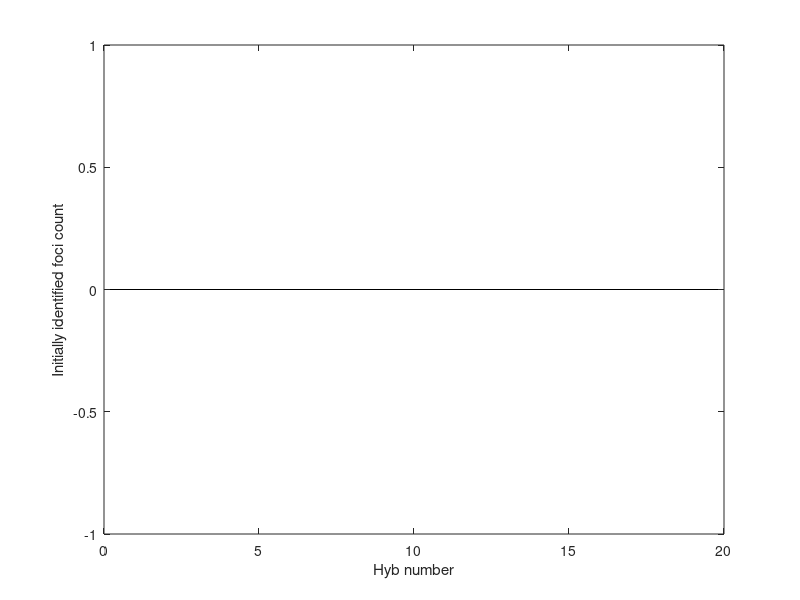
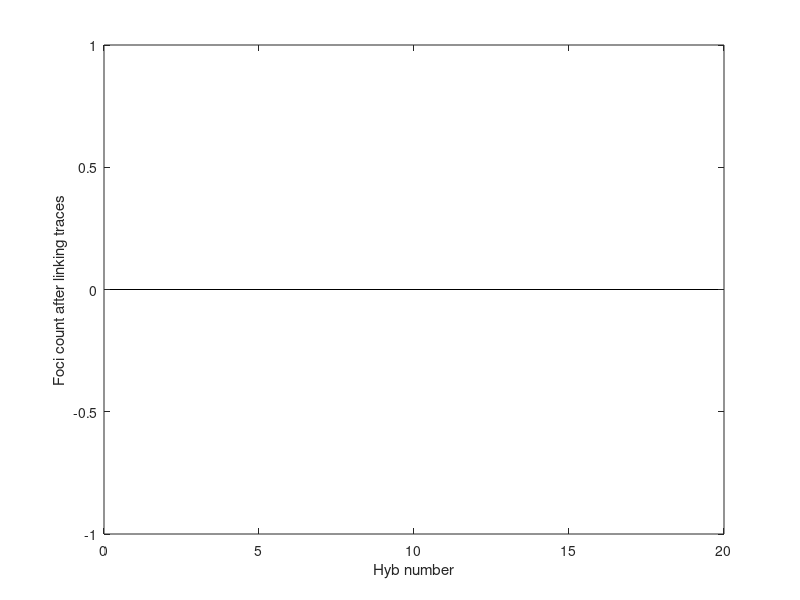

Recreate these plots in MATLAB, in order.
% updated on 191106 to reduce the nearest neighbor threshold, and also
% calcualte the distance between new foci and the average foci position in
% a trace when trying to decided whether or not to add the new foci to the
% trace.

% updated on 190314.

clear all
close all
NFOV = 14; % number of fields of views
NumHybs = 19;
WidthThreshMax = 4; % this threshold removes fitted "foci" that are too wide.
WidthThreshMin = 1; % this threshold removes fitted "foci" that are too narrow.
AdjrsquareThreshold = 0.7;
ImageSize = 1536; % number of pxls
UmPerPxl = 0.108;
StepSize = 0.2; %um

% this following parameter was changed from 1 to 0.5 on 191106.
NearestNeighborThreshold = 0.5; %um, distance threshold between new focus and the average position of all previous foci in the trace


TraceLengthThreshold = 5; % remove traces that are shorter than this length
%%
% the algorithm: Define each focus in hyb1 as the initiation point of one
% trace. For each focus in hyb1, find the closest focus in hyb2,
% check if the chozen hyb1 focus is the closest to the chozen hyb2 focus,
% if so, and if the two foci are close enough, link these two focus into
% one trace. If not, do not grow the trace, move on to the next focus in
% hyb1 (next trace). Finally, if there are remaining foci in hyb2, define
% them as the initiation points of additional traces.

mkdir('Traces_SmallScale')
FociCount = zeros(NumHybs,1); % initial foci count
FinalFociCount = zeros(NumHybs,1); % final count of foci in the traces

for jj = 0:NFOV-1

    if NFOV<=10
        FOVid = num2str(jj);
    elseif NFOV>10 && NFOV<=100
        if jj<10
            FOVid = ['0' num2str(jj)];
        else
            FOVid = [num2str(jj)];
        end
    elseif NFOV>100
        if jj<10
            FOVid = ['00' num2str(jj)];
        elseif jj<100
            FOVid = ['0' num2str(jj)];
        else
            FOVid = [num2str(jj)];
        end
    end    
    if exist(['TracingResults_SmallScale/result' FOVid '.mat'])==2
        load(['TracingResults_SmallScale/result' FOVid '.mat']);
%         figure(1)
        for i = 1:NumHybs
            if ~isempty(XfitList{i})
                Ind = find(XwidthList{i}<WidthThreshMax & YwidthList{i}<WidthThreshMax ...
                    & XwidthList{i}>WidthThreshMin & YwidthList{i}>WidthThreshMin ...
                    & [XgofList{i}.adjrsquare]>AdjrsquareThreshold ...
                    & [YgofList{i}.adjrsquare]>AdjrsquareThreshold ...
                    & [ZgofList{i}.adjrsquare]>AdjrsquareThreshold);

                XfitList{i} = XfitList{i}(Ind);
                YfitList{i} = YfitList{i}(Ind);
                ZfitList{i} = ZfitList{i}(Ind);
                IntensityList{i} = IntensityList{i}(Ind);
                XwidthList{i} = XwidthList{i}(Ind);
                YwidthList{i} = YwidthList{i}(Ind);
                ZwidthList{i} = ZwidthList{i}(Ind);
                XgofList{i} = XgofList{i}(Ind);
                YgofList{i} = YgofList{i}(Ind);
                ZgofList{i} = ZgofList{i}(Ind);
%                scatter(XfitList{i},YfitList{i},'.')
%                hold on
            end
        end
%         hold off
%         axis equal
%         axis ij
        for i = 1:NumHybs
            FociCount(i) = FociCount(i)+length(XfitList{i});
        end
        for i = 1:NumHybs
            P1 = [XfitList{i}'*UmPerPxl, YfitList{i}'*UmPerPxl, ZfitList{i}'*StepSize, ...
                IntensityList{i}', XwidthList{i}', YwidthList{i}', ZwidthList{i}', ...
                [XgofList{i}.adjrsquare]', [YgofList{i}.adjrsquare]', [ZgofList{i}.adjrsquare]'];
            if i == 1 % define initial traces
                for j = 1:size(P1,1)
                    TraceArray{j} = [P1(j,:), i]; 
                    %TraceArray: x(um),y(um),z(um), Intensity, Xwidth(pxl), 
                    %Ywidth(pxl), Zwidth(pxl), Xgof, Ygof, Zgof, hybNo
                end
            else % match to existing traces and define new traces
                P0 = [];
                for j = 1:length(TraceArray)
                    % this following line was modified on 191106 to
                    % calculate the average position of all foci in each
                    % trace and add to P0
                    P0 = [P0; mean(TraceArray{j}(:,1:3),1)]; % build the list of average foci positions in all traces
%                     P0 = [P0; TraceArray{j}(end,1:3)]; % build the list of end foci in all traces
                end
                D = pdist2(P0, P1(:,1:3), 'euclidean');
                for j = 1:size(P0,1)
                    [M, Ind] = min(D(j,:));
                    M2 = min(D(:,Ind));
                    if M<NearestNeighborThreshold && M==M2 && ~isnan(P1(Ind,1))
                        % add to existing trace
                        TraceArray{j}(end+1,:) = [P1(Ind,:),i];
                        % mark linked foci in P1
                        P1(Ind,1:3) = [NaN, NaN, NaN];
                    end
                end
                % find remaining foci in P1 and define new traces
                for j = 1:size(P1,1)
                    if ~isnan(P1(j,1))
                        TraceArray{end+1} = [P1(j,:), i]; % x,y,z,hybNo
                    end
                end
            end
        end
        n = 0;
        for j = 1:length(TraceArray)
            if size(TraceArray{j},1) >= TraceLengthThreshold
                n = n+1;
                TraceArrayNew{n} = TraceArray{j};
            end
        end
        TraceArray = TraceArrayNew;
        clear TraceArrayNew
        
        figure(2)
        for j = 1:length(TraceArray)
            plot(TraceArray{j}(:,1), TraceArray{j}(:,2),'.-');
            hold on
            FinalFociCount(TraceArray{j}(:,end)) = FinalFociCount(TraceArray{j}(:,end))+1;
        end
        hold off
        axis equal
        axis ij
        xlabel('x (um)');
        ylabel('y (um)');
        savefig(['Traces_SmallScale\Traces_' FOVid '.fig']);
        save(['Traces_SmallScale\TraceArray' FOVid '.mat'],'TraceArray');
        clear TraceArray
    end
end
figure(3)
bar(FociCount)
xlabel('Hyb number')
ylabel('Initially identified foci count')
savefig(['TracingFociCount_initial_SmallScale.fig']);
figure(4)
bar(FinalFociCount)
xlabel('Hyb number')
ylabel('Foci count after linking traces')
savefig(['TracingFociCount_middle_SmallScale.fig']);
